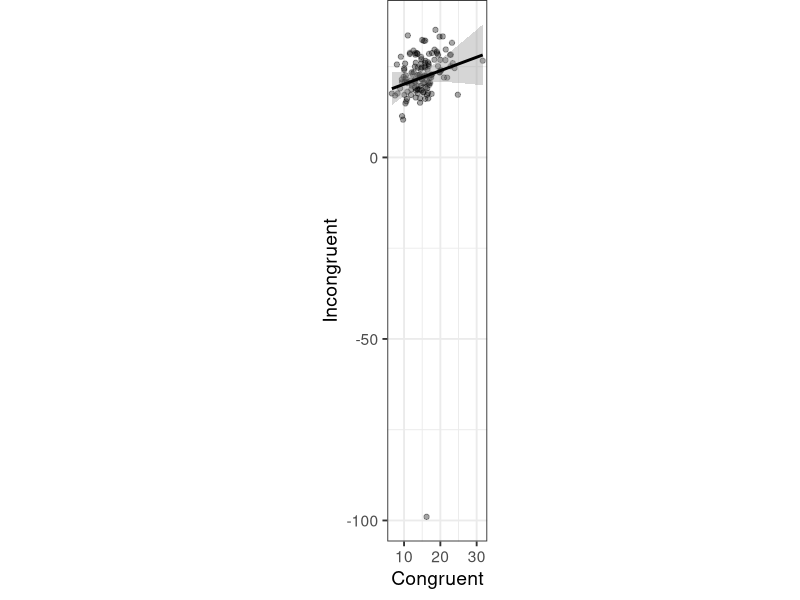

This figure's R source: (Note: this script raises an error after producing the figure.)
## ---- chunk 1
library(ggplot2)
library(reshape2)
knitr::opts_chunk$set(echo=FALSE, warning=FALSE, message=FALSE, include=TRUE)
## ---- chunk 2
setwd("C:/Users/dlakens/Desktop/stroop_study")
stroop_data <- read.csv("stroop.csv")
## ---- chunk 3
#| fig-width: 4
#| fig-height: 4
#| dpi: 150

ggplot(stroop_data, aes(x = Congruent, y = Incongruent)) +
  geom_point(alpha = 0.35) +
  theme_bw(base_size = 14) +
  geom_smooth(method = 'lm', formula = y~x, color = 'black') +
  coord_fixed() +
  ylab("Incongruent") + xlab("Congruent") +
  theme(plot.margin = unit(c(0, 0, 0.5, 0.5), "lines"))
## ---- chunk 4
#| include: false
sapply(stroop_data[, c("Congruent", "Incongruent")], mean)
sapply(stroop_data[, c("Congruent", "Incongruent")], sd)
ttest_result <- t.test(stroop_data$Incongruent,
                       stroop_data$Congruent,
                       alternative = "two.sided",
                       paired = TRUE,
                       var.equal = TRUE,
                       conf.level = 0.95)
N <- length(stroop_data$Congruent)
diff <- stroop_data$Incongruent - stroop_data$Congruent
s_av <- sqrt((sd(stroop_data$Congruent)^2 + sd(stroop_data$Incongruent)^2) / 2)
d_av <- mean(diff) / s_av
d_unb <- (1 - (3 / (4 * (N - 1) - 1))) * d_av
## ---- chunk 5
#| include: false
t.test(stroop_effect ~ Year, data = stroop_data)
## ---- chunk 6
#| echo: false
#| fig-width: 4
#| fig-height: 4
#| dpi: 150

stroop_data_long <- melt(stroop_data, id.vars = "PPNR", measure.vars = c("Congruent", "Incongruent"), variable.name = "congruency", value.name = "reactiontimes")

ggplot(stroop_data_long, aes(x = congruency, y = reactiontimes)) +
  geom_boxplot() +
  geom_jitter(alpha = 0.25, width = 0.2) +
  ylab("Reaction Times")  + xlab("Condition") + theme_bw(base_size = 14) +
  theme(panel.grid.major.x = element_blank())
